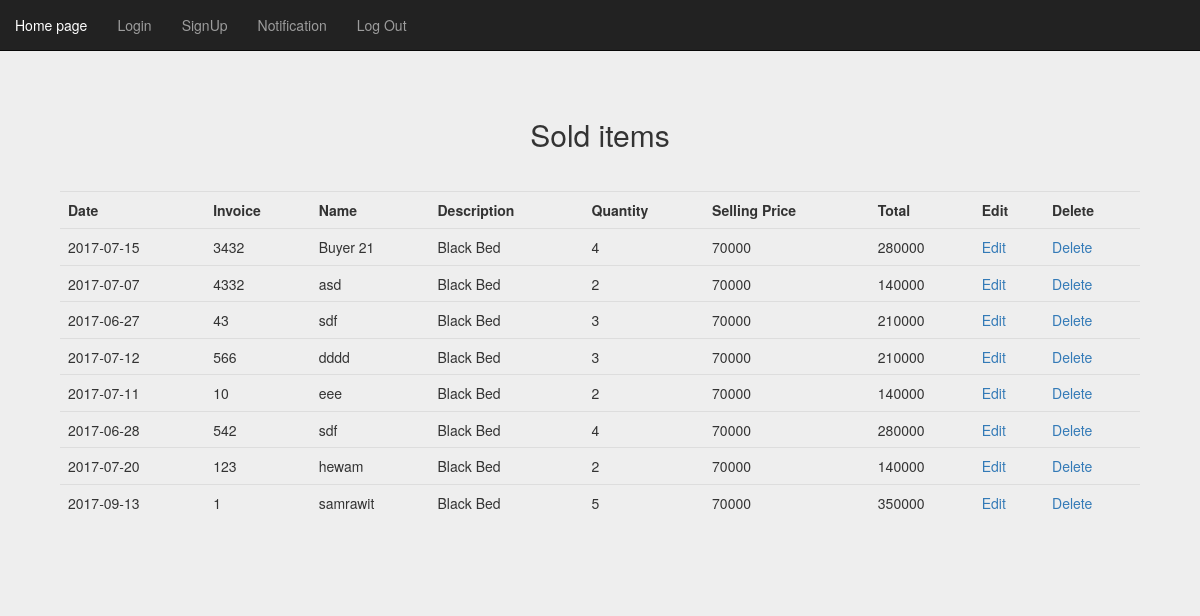
The page /outgoing_table.php (signed in) on the database its author committed.
### tables this page shows
CREATE TABLE IF NOT EXISTS `outgoing` (
  `id` int(11) NOT NULL AUTO_INCREMENT,
  `date` date NOT NULL,
  `customer_name` varchar(200) NOT NULL,
  `invoice_no` int(11) NOT NULL,
  `i_code` varchar(50) NOT NULL,
  `amount` float NOT NULL,
  `price` float NOT NULL,
  PRIMARY KEY (`id`)
);

CREATE TABLE IF NOT EXISTS `item` (
  `id` int(11) NOT NULL AUTO_INCREMENT,
  `code` varchar(50) NOT NULL,
  `disc` text NOT NULL,
  `category` int(11) NOT NULL,
  `amount` float NOT NULL,
  `price` float NOT NULL,
  PRIMARY KEY (`id`)
);

### includes/session.php (called while the page is built, shortened)
<?php
class Session {
	private $logged_in=false;
  public function is_logged_in() {
    return $this->logged_in;
  }
	private function check_login() {
    if(isset($_SESSION['user_id'])) {
      $this->logged_in = true;
    } else {
      unset($this->user_id);
      $this->logged_in = false;
    }
  }
}
$session = new Session();
?>

### includes/database.php (called while the page is built, shortened)
<?php
class MySQLDatabase {
	private $connection;
	public function open_connection() {
		$this->connection = mysql_connect('localhost', 'root', '');
		if (!$this->connection) {
			die("Database connection failed: " . mysql_error());
		} else {
			$db_select = mysql_select_db('inventory', $this->connection);
		}
	}
	public function query($sql) {
		$result = mysql_query($sql, $this->connection);
		return $result;
	}
  public function fetch_array($result_set) {
    return mysql_fetch_array($result_set);
  }
}
$database = new MySQLDatabase();
?>

### includes/outgoing.php (called while the page is built, shortened)
<?php
@require_once('database.php');
class Outgoing {
  protected static $table_name="outgoing";
  protected static $db_fields = array('id', 'date', 'customer_name', 'invoice_no', 'i_code', 'amount', 'price');
  public static function find_all() {
    return self::find_by_sql("SELECT * FROM ".self::$table_name);
  }
  public static function find_by_sql($sql="") {
    global $database;
    $result_set = $database->query($sql);
    $object_array = array();
    while ($row = $database->fetch_array($result_set)) {
      $object_array[] = self::instantiate($row);
    }
    return $object_array;
  }
  private static function instantiate($record) {
    $object = new self;
    foreach($record as $attribute=>$value){
      if($object->has_attribute($attribute)) {
        $object->$attribute = $value;
      }
    }
    return $object;
  }
  private function has_attribute($attribute) {
    return array_key_exists($attribute, $this->attributes());
  }
  protected function attributes() {
    $attributes = array();
    foreach(self::$db_fields as $field) {
      if(property_exists($this, $field)) {
        $attributes[$field] = $this->$field;
      }
    }
    return $attributes;
  }
}
?>

### includes/item.php (called while the page is built, shortened)
<?php
@require_once('database.php');
class Item{
  protected static $table_name="item";
  protected static $db_fields = array('id', 'code', 'disc', 'category', 'amount', 'price');
  public static function find_by_id($id=0) {
    $result_array = self::find_by_sql("SELECT * FROM ".self::$table_name." WHERE id={$id} LIMIT 1");
    return !empty($result_array) ? array_shift($result_array) : false;
  }
  public static function find_by_sql($sql="") {
    global $database;
    $result_set = $database->query($sql);
    $object_array = array();
    while ($row = $database->fetch_array($result_set)) {
      $object_array[] = self::instantiate($row);
    }
    return $object_array;
  }
  private static function instantiate($record) {
    $object = new self;
    foreach($record as $attribute=>$value){
      if($object->has_attribute($attribute)) {
        $object->$attribute = $value;
      }
    }
    return $object;
  }
  private function has_attribute($attribute) {
    return array_key_exists($attribute, $this->attributes());
  }
  protected function attributes() {
    $attributes = array();
    foreach(self::$db_fields as $field) {
      if(property_exists($this, $field)) {
        $attributes[$field] = $this->$field;
      }
    }
    return $attributes;
  }
}
?>

### outgoing_table.php (the view, shortened to what this page needs)
<?php
    @require_once('initialized.php');
?>
<!Doctype html>
<html lang="en">
<head>
    <link rel="stylesheet" href="style/bootstrap.min.css">
</head>
<body data-spy="scroll" data-target="navbar" data-offset="50" style="background-color: #EEE;">
    <div class="jumbotron">
        <div class="container text-center" id="head" style="margin-top: 50px;">
            <h2>Sold items</h2>
        </div>
        <nav class="navbar navbar-inverse navbar-fixed-top" id="my-navbar">
            <div class "container">
                <div class="collapse navbar-collapse" id="navbar-collapse">
                    <ul class="nav navbar-nav">
                        <li><a href="index.php">Home page</a></li>
                        <li><a href="signin.php">Login</a></li>
                        <li><a href="signup.php">SignUp</a></li>
                        <?php
                            if($session->is_logged_in()){
                                echo "<li><a href ='notify.php'>Notification</a></li>";
                                echo "<li><a href='process_log_out.php'>Log Out</a></li>";
                            }
                        ?>
                    </ul>
                </div>
        </nav>
        <table class="table" style="width: 90%; margin-left: 5%; margin-top: 30px;">
            <tr>
                <th>Date</th>
                <th>Invoice</th>
                <th>Name</th>
                <th>Description</th>
                <th>Quantity</th>
                <th>Selling Price</th>
                <th>Total</th>
                <th>Edit</th>
                <th>Delete</th>
            </tr>
            <?PhP
                $outgoing = Outgoing::find_all();
                for ($i=0; $i < count($outgoing); $i++) {
                    $item = Item::find_by_id($outgoing[$i]->i_code);
                    echo "<tr>";
                    echo "<td>{$outgoing[$i]->date}</td>";
                    echo "<td>{$outgoing[$i]->invoice_no}</td>";
                    echo "<td>{$outgoing[$i]->customer_name}</td>";
                    echo "<td>{$item->disc}</td>";
                    echo "<td>{$outgoing[$i]->amount}</td>";
                    echo "<td>{$item->price}</td>";
                    echo "<td>".$outgoing[$i]->amount * $item->price."</td>";
                    echo "<td><a href='sell.php?id={$outgoing[$i]->id}'>Edit</a></td>";
                    echo "<td><a href='outgoing_table.php?mode={$outgoing[$i]->id}'>Delete</a></td>";
                }
            ?>
        </table>
    </div>
</body>
</html>

### rows shown on the page
outgoing: date "2017-07-15", invoice_no "3432", customer_name "Buyer 21", item.disc "Black Bed", amount "4", item.price "70000", $outgoing[$i]->amount*$item->price "280000"
outgoing: date "2017-07-07", invoice_no "4332", customer_name "asd", amount "2", $outgoing[$i]->amount*$item->price "140000"
item: disc "Black Bed", price "70000"
outgoing: date "2017-06-27", invoice_no "43", customer_name "sdf", amount "3", $outgoing[$i]->amount*$item->price "210000"
outgoing: date "2017-07-12", invoice_no "566", customer_name "dddd", amount "3", $outgoing[$i]->amount*$item->price "210000"
outgoing: date "2017-07-11", invoice_no "10", customer_name "eee", amount "2", $outgoing[$i]->amount*$item->price "140000"
outgoing: date "2017-06-28", invoice_no "542", customer_name "sdf", amount "4", $outgoing[$i]->amount*$item->price "280000"
outgoing: date "2017-07-20", invoice_no "123", customer_name "hewam", amount "2", $outgoing[$i]->amount*$item->price "140000"
outgoing: date "2017-09-13", invoice_no "1", customer_name "samrawit", amount "5", $outgoing[$i]->amount*$item->price "350000"
